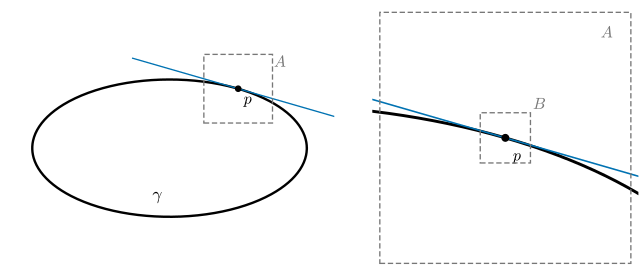

The Python source for this figure:
"""Figure 0.1.1: 확대하면 평평하다 (local linearization) (0.1절).

ellipse γ(t) = (2 cos t, sin t) (0.2절의 Figure 0.2.2와 같은 곡선), 점 p = γ(π/3).
왼쪽: 곡선 전체, tangent line, 반너비 0.5인 상자 A.
오른쪽: 상자 A를 확대한 것. 곡선과 tangent line이 거의 겹치고, 그 안의 반너비 0.1인 상자 B에서는 구별되지 않는다.
자기검사: tangent line과 곡선 사이의 거리는 h²κ/2 + O(h³) (h = p에서 잰 거리).

실행: 프로젝트 루트에서 ``PYTHONPATH=tools python3 chapters/00-tour/figures/fig-0-1-1-zoom.py``
"""

import dgfig

dgfig.setup()

import matplotlib.pyplot as plt
import numpy as np
from matplotlib.patches import Rectangle

C = dgfig.COLORS
A_, B_ = 2.0, 1.0
T0 = np.pi / 3


def gam(t):
    return np.stack([A_ * np.cos(t), B_ * np.sin(t)], axis=-1)


def dgam(t):
    return np.stack([-A_ * np.sin(t), B_ * np.cos(t)], axis=-1)


p = gam(T0)
v = dgam(T0)
tvec = v / np.linalg.norm(v)
nvec = np.array([-tvec[1], tvec[0]])
kappa = A_ * B_ / np.linalg.norm(v) ** 3          # signed curvature det(γ', γ'')/|γ'|³ (> 0, counterclockwise)

# 자기검사: 곡선과 tangent line 사이의 거리 ≈ κ h²/2
for h in (0.05, 0.1):
    tt = np.linspace(T0 - 0.5, T0 + 0.5, 200001)
    pts = gam(tt)
    s = (pts - p) @ tvec
    i = np.argmin(np.abs(s - h))
    dist = abs((pts[i] - p) @ nvec)
    assert abs(dist - kappa * h ** 2 / 2) < 0.5 * kappa * h ** 3 + 1e-6, (h, dist, kappa * h ** 2 / 2)

t = np.linspace(0, 2 * np.pi, 600)
curve = gam(t)

fig = plt.figure(figsize=(6.6, 3.0))
axL = fig.add_axes([0.0, 0.02, 0.52, 0.96])
axR = fig.add_axes([0.58, 0.02, 0.42, 0.96])

# 왼쪽 ------------------------------------------------------------------------------------
axL.plot(*curve.T, color=C["main"], lw=dgfig.LW["main"])
L = 1.6
axL.plot(*np.stack([p - L * tvec, p + L * tvec]).T, color=C["tangent"], lw=1.0)
axL.add_patch(Rectangle(p - 0.5, 1.0, 1.0, fill=False, ec=C["aux"], lw=1.0, ls=(0, (4, 2)), zorder=4))
axL.plot(*p, "o", color=C["main"], ms=4, zorder=6)
axL.text(*(p + np.array([0.08, -0.22])), r"$p$", fontsize=12)
axL.text(*(p + np.array([0.52, 0.32])), r"$A$", fontsize=12, color=C["aux"])
axL.text(-0.25, -0.75, r"$\gamma$", fontsize=13)
dgfig.schematic_axes(axL, (-2.4, 2.4), (-1.3, 1.6))

# 오른쪽: 상자 A 확대 -------------------------------------------------------------------------
axR.plot(*curve.T, color=C["main"], lw=2.2)
axR.plot(*np.stack([p - L * tvec, p + L * tvec]).T, color=C["tangent"], lw=1.2)
axR.add_patch(Rectangle(p - 0.1, 0.2, 0.2, fill=False, ec=C["aux"], lw=1.0, ls=(0, (4, 2)), zorder=4))
axR.add_patch(Rectangle(p - 0.5, 1.0, 1.0, fill=False, ec=C["aux"], lw=1.0, ls=(0, (4, 2)), zorder=4))
axR.plot(*p, "o", color=C["main"], ms=5, zorder=6)
axR.text(*(p + np.array([0.03, -0.09])), r"$p$", fontsize=12)
axR.text(*(p + np.array([0.11, 0.115])), r"$B$", fontsize=12, color=C["aux"])
axR.text(*(p + np.array([0.38, 0.4])), r"$A$", fontsize=12, color=C["aux"])
dgfig.schematic_axes(axR, (p[0] - 0.53, p[0] + 0.53), (p[1] - 0.53, p[1] + 0.53))

dgfig.save(fig, __file__)
